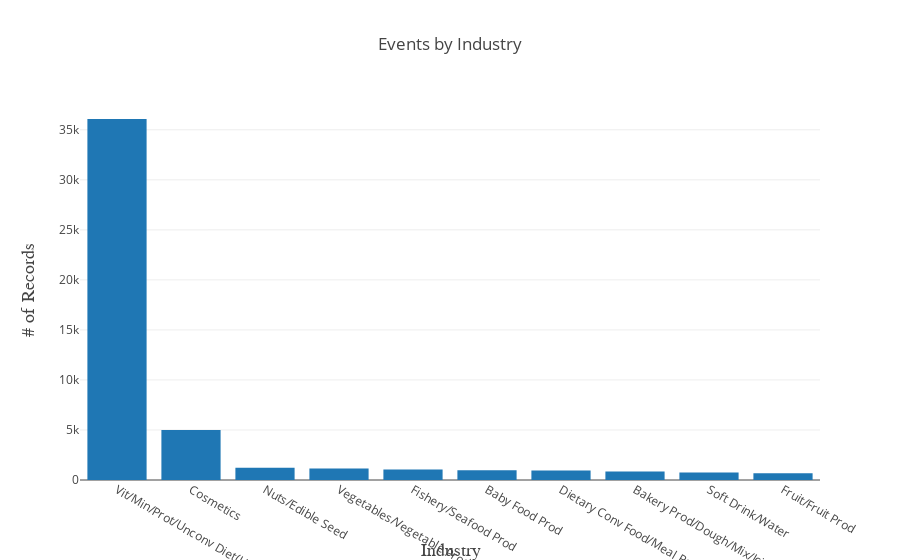

Notebook source saved alongside this figure:
### Code cell
# lets examine the top 10 industries with the most issues
bar_data = (df.groupby('Industry')['Age'].count()
             .reset_index()
             .rename(columns={'Age': 'NumRecords'})
             .sort_values('NumRecords', ascending=False)
             .nlargest(10, 'NumRecords'))

data = [go.Bar(
            x=bar_data['Industry'].values.tolist(),
            y=bar_data['NumRecords'].values.tolist())]

layout = go.Layout(
            title='Events by Industry',
            xaxis=dict(title='Industry', titlefont=dict(family='Courier New, monospace',
                                                       size=18)),
            yaxis=dict(title='# of Records', titlefont=dict(family='Courier New, monospace',
                                                       size=18))
)

figure = go.Figure(data=data, layout=layout)
iplot(figure)

### Figure 1 — Plotly figure (JSON) as saved in the notebook; plotly's stock layout.template omitted (floating-point values rounded to 4 significant figures)
{"data": [{"type": "bar", "x": ["Vit/Min/Prot/Unconv Diet(Human/Animal)", "Cosmetics", "Nuts/Edible Seed", "Vegetables/Vegetable Products", "Fishery/Seafood Prod", "Baby Food Prod", "Dietary Conv Food/Meal Replacements", "Bakery Prod/Dough/Mix/Icing", "Soft Drink/Water", "Fruit/Fruit Prod"], "y": [36080, 4995, 1228, 1161, 1043, 967, 956, 859, 756, 674]}], "layout": {"title": "Events by Industry", "xaxis": {"title": "Industry", "titlefont": {"family": "Courier New, monospace", "size": 18}}, "yaxis": {"title": "# of Records", "titlefont": {"family": "Courier New, monospace", "size": 18}}}}
